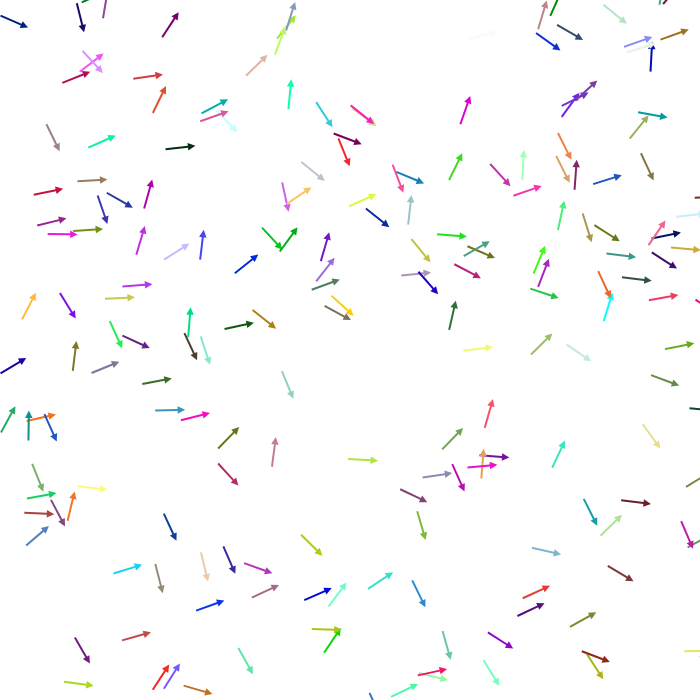
Frame 1 (no input)
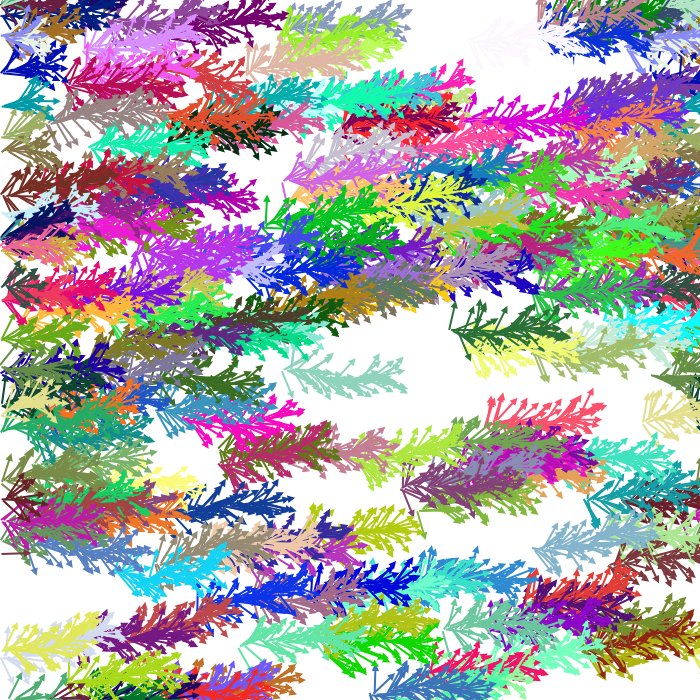
Frame 60 (no input)
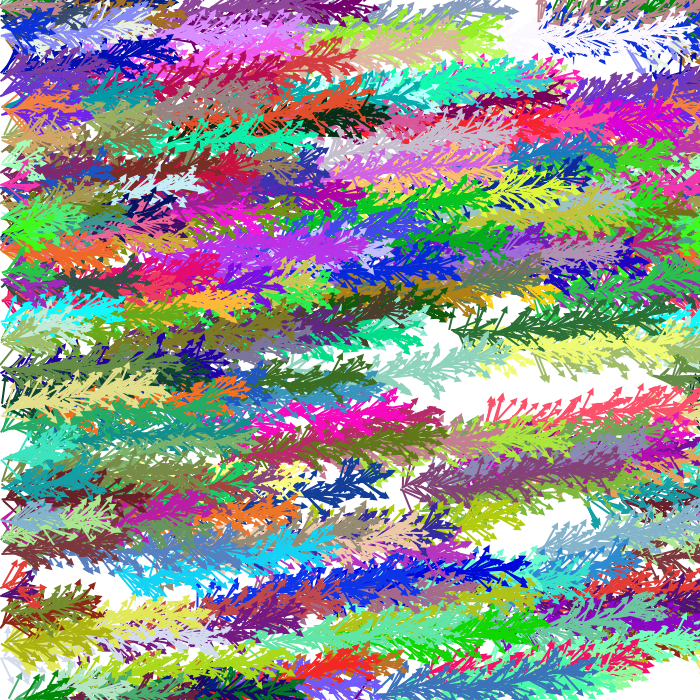
Frame 120 (the mouse pressed at the canvas centre since frame 60)

The p5.js sketch that drew these frames (run headless with seeded random() and noise() and a simulated clock; from frame 60 on, the mouse is pressed at the canvas centre):

// p5.js sketch
// ── sketch.js
let b = [];
let num = 200;

function setup() {
  createCanvas(700, 700);
  
  for(let i = 0; i < num; i++){
    let c = color(random(255), random(255), random(255));
    let temporalBoid = new Boid(random(width), random(height), c);
    b.push(temporalBoid);
  }
  
  
}

function draw() {

  for(let i = 0; i < b.length; i++){
    b[i].go();
    b[i].draw();
  }
}


 class Boid{
  constructor(x, y, col){
    this.x = x;
    this.y = y;
    this.col = col;
    this.angle = 0;
    this.l = 30;
    //this.seed = round(random(300));
  }
  

   go(){
     noiseSeed(this.seed);
     this.angle = (noise(frameCount/100) - 0.5) * PI;
     this.x += cos(this.angle) * 2;
     this.y += sin(this.angle) * 2;
     
    if(this.x > width){this.x -= width};
    if(this.x < 0){this.x += width};
    if(this.y > height){this.x -= height};
    if(this.y < 0){this.y += height};
   }
   
   
  draw(){
    fill(this.col);
   noStroke(0);
    push();
    translate(this.x, this.y);
    rotate(this.angle);
    beginShape();
    vertex(0, -1);
    vertex(this.l * 0.75, -1);
    vertex(this.l * 0.75, -this.l/8);
    vertex(this.l, 0);
    vertex(this.l * 0.75, this.l/8);
    vertex(this.l * 0.75, 1);
    vertex(0, 1);
    endShape();
    pop();
  }
}
